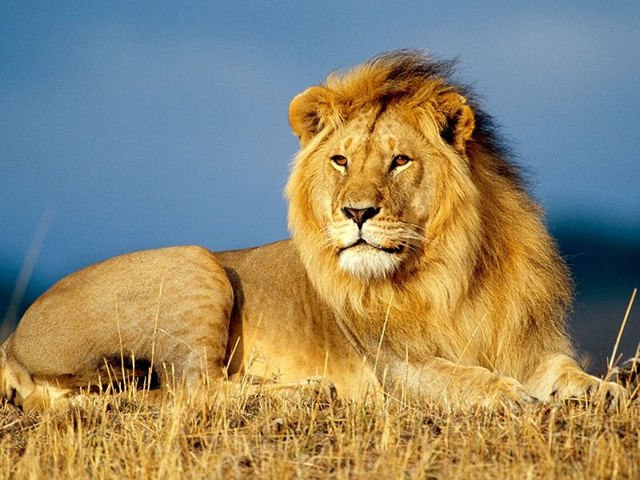
#> input picture resized_lion1.png, 640 x 480 px
$ python 'changing pixel color.py'
#> lines starting #> are read from the running program, lines starting #| are printed output that depends on the picture; after the words box and inside, x2 and y2 are one past the last pixel; in counts of white or black regions, pixels touching at a corner belong together
import cv2

lion = cv2.imread('resized_lion1.png', cv2.IMREAD_COLOR)
#> lion is the input picture: shape (480, 640, 3); mean B, G, R 109.4, 136.3, 145.2

a = lion[100,200]
#> a = [179, 144, 110]
print(a)
#| [179 144 110]

#CHANGING COLOR
lion[100:200,200:300] = (0,0,0)
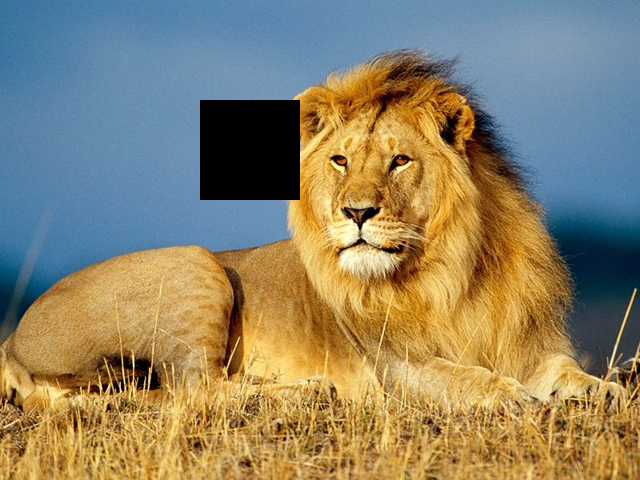
#> lion: shape (480, 640, 3); 3.26% of pixels changed, all inside (x1, y1, x2, y2) = (200, 100, 300, 200)

cv2.imshow('pic',lion)
cv2.waitKey(0)
